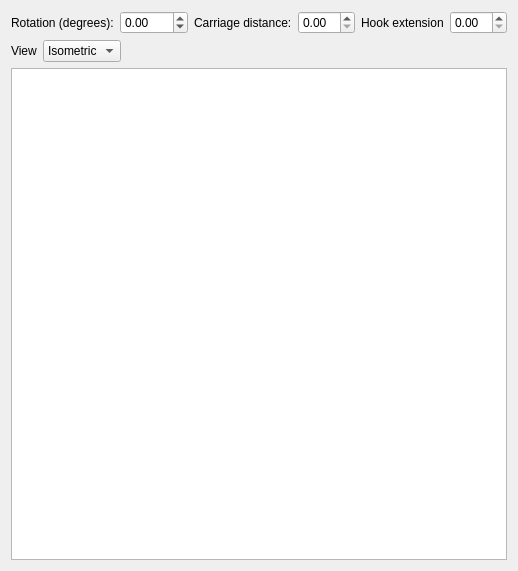
<?xml version="1.0" encoding="UTF-8"?>
<ui version="4.0">
 <class>CraneViewer</class>
 <widget class="QWidget" name="CraneViewer">
  <property name="geometry">
   <rect>
    <x>0</x>
    <y>0</y>
    <width>517</width>
    <height>571</height>
   </rect>
  </property>
  <property name="windowTitle">
   <string>Crane Simulator</string>
  </property>
  <layout class="QVBoxLayout" name="verticalLayout">
   <item>
    <layout class="QHBoxLayout" name="horizontalLayout">
     <item>
      <widget class="QLabel" name="label">
       <property name="text">
        <string>Rotation (degrees):</string>
       </property>
      </widget>
     </item>
     <item>
      <widget class="QDoubleSpinBox" name="theta1">
       <property name="minimum">
        <double>-180.000000000000000</double>
       </property>
       <property name="maximum">
        <double>180.000000000000000</double>
       </property>
      </widget>
     </item>
     <item>
      <widget class="QLabel" name="label_2">
       <property name="text">
        <string>Carriage distance:</string>
       </property>
      </widget>
     </item>
     <item>
      <widget class="QDoubleSpinBox" name="d2">
       <property name="singleStep">
        <double>0.100000000000000</double>
       </property>
      </widget>
     </item>
     <item>
      <widget class="QLabel" name="label_3">
       <property name="text">
        <string>Hook extension</string>
       </property>
      </widget>
     </item>
     <item>
      <widget class="QDoubleSpinBox" name="d3">
       <property name="singleStep">
        <double>0.100000000000000</double>
       </property>
      </widget>
     </item>
    </layout>
   </item>
   <item>
    <layout class="QHBoxLayout" name="horizontalLayout_2">
     <item>
      <widget class="QLabel" name="label_4">
       <property name="text">
        <string>View</string>
       </property>
      </widget>
     </item>
     <item>
      <widget class="QComboBox" name="sel_view">
       <item>
        <property name="text">
         <string>Isometric</string>
        </property>
       </item>
       <item>
        <property name="text">
         <string>XY</string>
        </property>
       </item>
       <item>
        <property name="text">
         <string>YZ</string>
        </property>
       </item>
       <item>
        <property name="text">
         <string>XZ</string>
        </property>
       </item>
      </widget>
     </item>
     <item>
      <spacer name="horizontalSpacer">
       <property name="orientation">
        <enum>Qt::Horizontal</enum>
       </property>
       <property name="sizeHint" stdset="0">
        <size>
         <width>40</width>
         <height>20</height>
        </size>
       </property>
      </spacer>
     </item>
    </layout>
   </item>
   <item>
    <widget class="QGraphicsView" name="crane_view"/>
   </item>
  </layout>
 </widget>
 <resources/>
 <connections/>
</ui>
